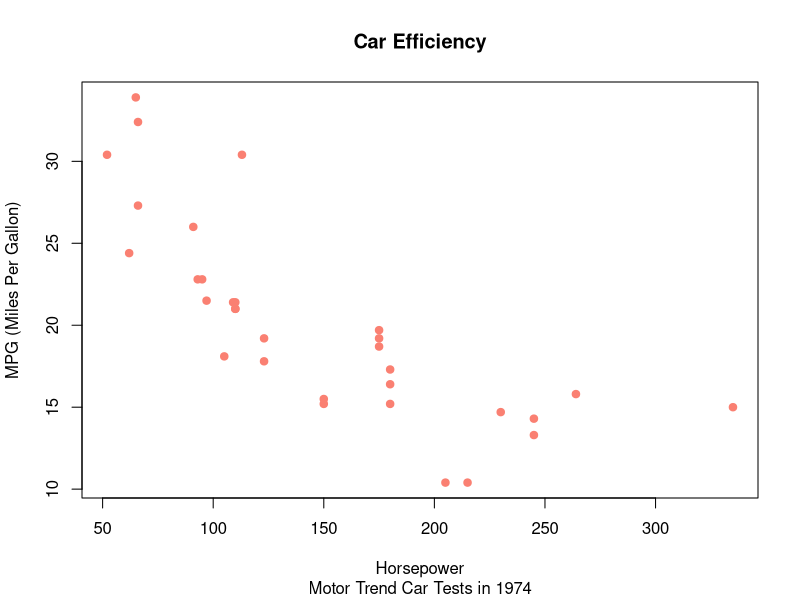

Here is the R script that generated this plot:
# In-Class Assignment #1


## Running the mtcars dataset
data(mtcars)
names(mtcars)
?mtcars

## Plotting the mtcars dataset and visualizing the data

plot(mtcars$hp, mtcars$mpg,       # creating a plot
     xlab ='Horsepower',          # x-axis label
     ylab ='MPG (Miles Per Gallon)', #y-axis label
     main = 'Car Efficiency', # give a title
     sub = 'Motor Trend Car Tests in 1974', # give a subtitle
     col ='salmon',     # make salmon symbols
     pch = 19                     # set filled points and shapes
)
